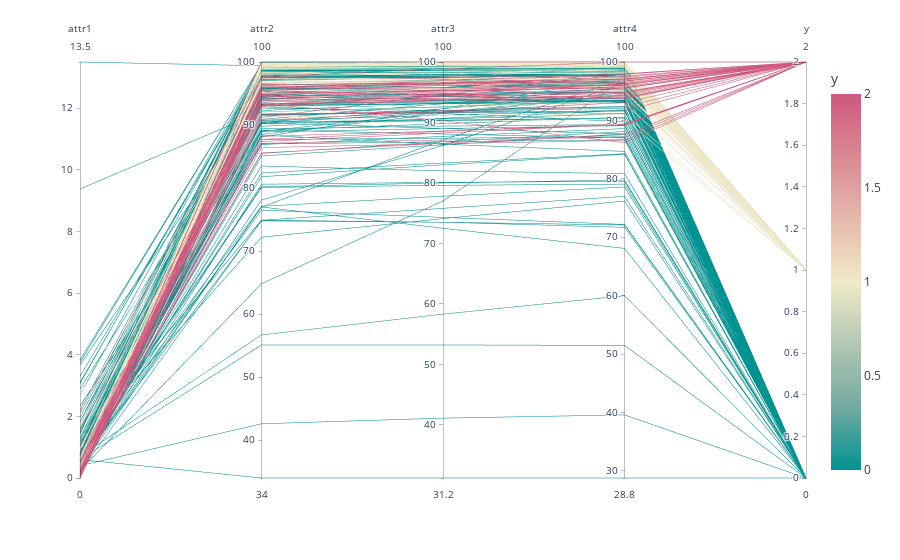

Notebook source saved alongside this figure:
### Code cell
fig = px.parallel_coordinates(x_i, color="y",
                              color_continuous_scale=px.colors.diverging.Tealrose,
                              color_continuous_midpoint=1)
fig.show()

### Figure 1 — Plotly figure (JSON) as saved in the notebook; plotly's stock layout.template omitted (floating-point values rounded to 4 significant figures; data arrays with more than 128 entries replaced by an {"elided": "..."} marker saying what was removed)
{"data": [{"dimensions": [{"label": "attr1", "values": {"elided": "284 float values"}}, {"label": "attr2", "values": {"elided": "284 float values"}}, {"label": "attr3", "values": {"elided": "284 float values"}}, {"label": "attr4", "values": {"elided": "284 float values"}}, {"label": "y", "values": {"elided": "284 int values"}}], "domain": {"x": [0, 1], "y": [0, 1]}, "line": {"color": {"elided": "284 int values"}, "coloraxis": "coloraxis"}, "name": "", "type": "parcoords"}], "layout": {"coloraxis": {"cmid": 1, "colorbar": {"title": {"text": "y"}}, "colorscale": [[0, "rgb(0, 147, 146)"], [0.1667, "rgb(114, 170, 161)"], [0.3333, "rgb(177, 199, 179)"], [0.5, "rgb(241, 234, 200)"], [0.6667, "rgb(229, 185, 173)"], [0.8333, "rgb(217, 137, 148)"], [1, "rgb(208, 88, 126)"]]}, "legend": {"tracegroupgap": 0}, "margin": {"t": 60}}}
